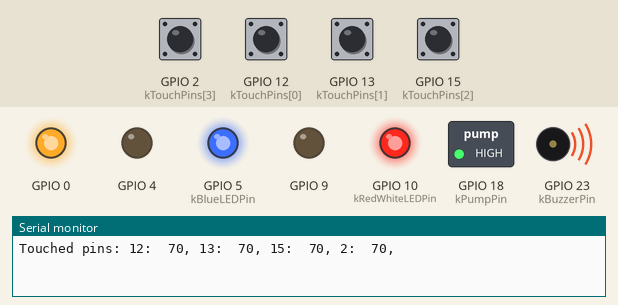
Bench run of a program on a simulated ESP32. Shown: switched loads named in the program (green lamp = pin HIGH), output pins drawn as LEDs (lit = HIGH), buzzer (waves = sounding), the last lines printed to the serial monitor. Inputs (shaded band) come from the test bench; at power-on: GPIO 2 (kTouchPins[3]), GPIO 12 (kTouchPins[0]), GPIO 13 (kTouchPins[1]), GPIO 15 (kTouchPins[2]) HIGH.

Above: at 0.2 s.
At 2.2 s:
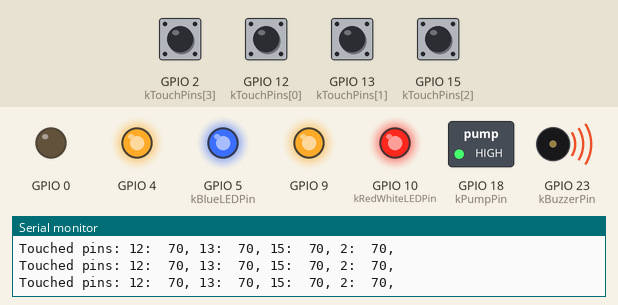
At 2.7 s:
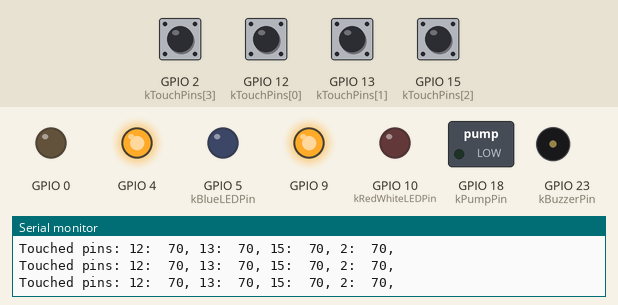
At 3.2 s:
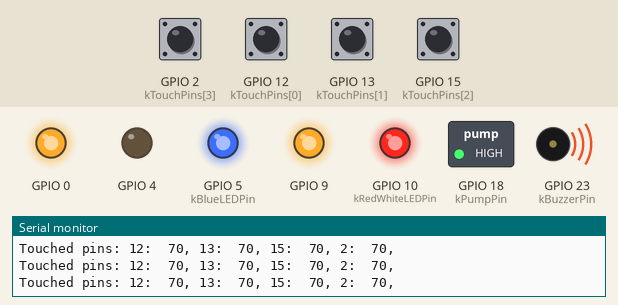
At 4.2 s:
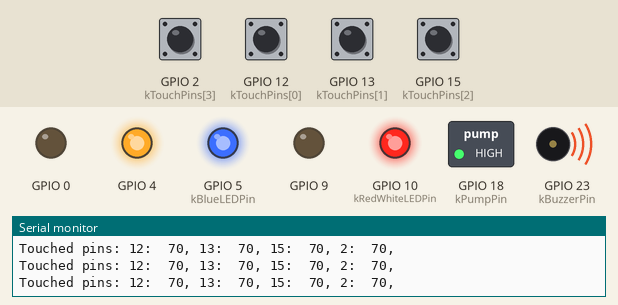
At 5.7 s:
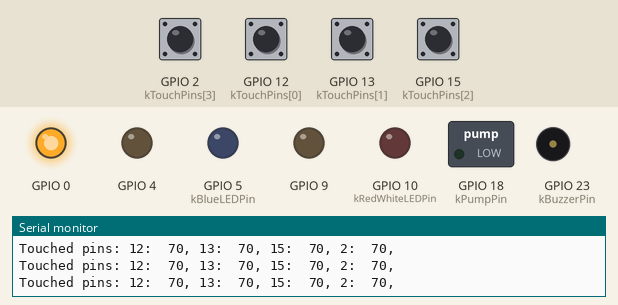
Timing chart, 0 to 6.5 s (numbered marks = the images above):
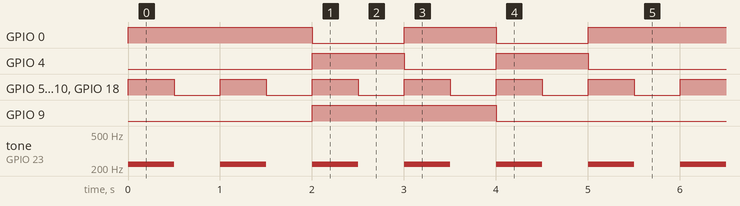

Measured:
- by itself, GPIO 0: repeats every 5.0 s: LOW 1.0 s, HIGH 1.0 s, LOW 1.0 s, HIGH 2.0 s
- by itself, GPIO 4: repeats every 5.0 s: LOW 1.0 s, HIGH 1.0 s, LOW 2.0 s, HIGH 1.0 s
- by itself, GPIO 5 (kBlueLEDPin), GPIO 10 (kRedWhiteLEDPin), GPIO 18 (kPumpPin): alternates HIGH for 0.50 s and LOW for 0.50 s
- by itself, GPIO 9: alternates HIGH for 2.0 s and LOW for 3.0 s
- by itself, tone on GPIO 23 (kBuzzerPin): alternates 220 Hz for 0.50 s and silent for 0.50 s

The program:

main.cpp
```cpp
#include <Arduino.h>
#include "LEDDriver.h"

const uint8_t kTouchPins[] = {12, 13, 15, 2};
uint8_t touch_pin_thresholds[4];
bool pins_touched[] = {false, false, false, false};

LEDDriver indicator_leds{0, 4, 9};

const uint8_t kRedWhiteLEDPin{10};
const uint8_t kBlueLEDPin{5};
const uint8_t kPumpPin{18};

const uint8_t kBuzzerPin{23};

uint8_t indicator_led = 4;
void setup()
{
  // put your setup code here, to run once:
  Serial.begin(115200);
  pinMode(kRedWhiteLEDPin, OUTPUT);
  pinMode(kBlueLEDPin, OUTPUT);
  pinMode(kPumpPin, OUTPUT);
  pinMode(kBuzzerPin, OUTPUT);
  for (int i = 0; i < 4; i++)
  {
    touch_pin_thresholds[i] = touchRead(kTouchPins[i]) - 2;
  }
}

void PrintTouchedPins()
{
  Serial.print("Touched pins:");
  for (int i = 0; i < 4; i++)
  {
    Serial.printf(" %d:  %d,", kTouchPins[i], touchRead(kTouchPins[i]) /* pins_touched[i] ? "Y" : "N" */);
  }
  Serial.println();
}

void loop()
{
  indicator_leds.SetLED(indicator_led);
  indicator_led++;
  if (indicator_led > 4)
  {
    indicator_led = 0;
  }
  // put your main code here, to run repeatedly:
  for (int i = 0; i < 4; i++)
  {
    pins_touched[i] = touchRead(kTouchPins[i]) < 50;
  }
  PrintTouchedPins();
  digitalWrite(kRedWhiteLEDPin, HIGH);
  digitalWrite(kBlueLEDPin, HIGH);
  digitalWrite(kPumpPin, HIGH);
  tone(kBuzzerPin, 220);
  delay(500);
  digitalWrite(kRedWhiteLEDPin, LOW);
  digitalWrite(kBlueLEDPin, LOW);
  digitalWrite(kPumpPin, LOW);
  noTone(kBuzzerPin);
  delay(500);
}
```

LEDDriver.h
```cpp
#include <Arduino.h>

class LEDDriver
{
public:
    LEDDriver(uint8_t led_left_outer, uint8_t led_right_inner, uint8_t led_inner) : kLedLeftOuter{led_left_outer}, kLedRightInner{led_right_inner}, kLedInner{led_inner}
    {
        pinMode(kLedLeftOuter, OUTPUT);
        pinMode(kLedRightInner, OUTPUT);
        pinMode(kLedInner, OUTPUT);
    }

    void SetLED(int8_t led_num)
    {
        if (0 <= led_num <= 3)
        {
            digitalWrite(kLedLeftOuter, kLedLUT[led_num][0]);
            digitalWrite(kLedRightInner, kLedLUT[led_num][1]);
            digitalWrite(kLedInner, kLedLUT[led_num][2]);
        }
        else
        {
            digitalWrite(kLedLeftOuter, LOW);
            digitalWrite(kLedRightInner, LOW);
            digitalWrite(kLedInner, LOW);
        }
    }

private:
    const uint8_t kLedLeftOuter;
    const uint8_t kLedRightInner;
    const uint8_t kLedInner;

    const bool kLedLUT[4][3] = {{1, 0, 0}, {0, 1, 1}, {1, 0, 1}, {0, 1, 0}};
};
```
